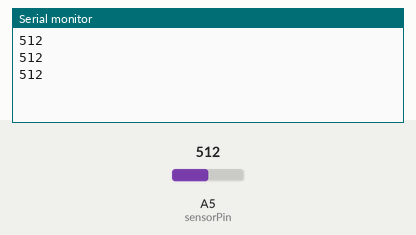
Simulated run of this sketch. Board: Arduino Uno, built with avr-gcc and run on an emulated ATmega328P. Parts: the last lines printed to the serial monitor. The inputs (shaded band) are chosen by the test bench; at power-on: A5 (sensorPin) = 512.

Above: at 1.2 s.
1.3 s: A5 (sensorPin) set to 716
At 1.86 s:
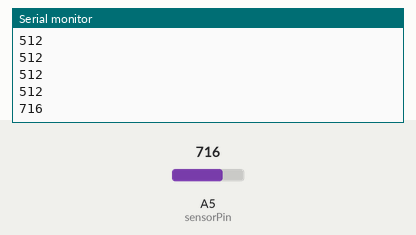
2.8 s: A5 (sensorPin) set to 900
At 3.06 s:
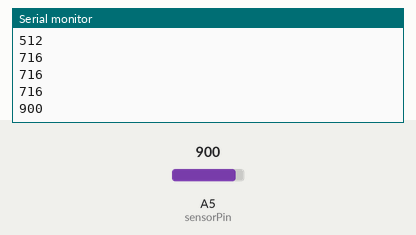
Timing chart, 0 to 5.8 s (numbered marks = the images above; inputs shaded):
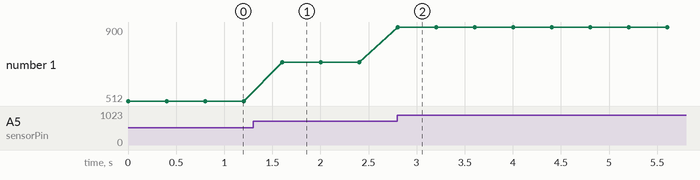

The sketch:

test_photodiode.ino
```cpp
int lightInit;  // initial value
int lightVal;   // light reading

//cosntants for the pins where sensors are plugged into.
const int sensorPin = 19;

void setup()
{
  // We'll set up the LED pin to be an output.
  lightInit = analogRead(sensorPin);
  //we will take a single reading from the light sensor and store it in the lightCal        //variable. This will give us a prelinary value to compare against in the loop
  Serial.begin(9600);
}

void loop() {
  // put your main code here, to run repeatedly:
  lightVal = analogRead(sensorPin); // read the current light levels
  Serial.println(lightVal);
  delay(400);
}
```

Measured:
- after the input at 1.3 s, the serial monitor: prints a new line after 0.30 s (image 1)
- after the input at 2.8 s, the serial monitor: prints a new line at once (image 2)
- plotted number 1: 512 → 716 after the input at 1.3 s, 716 → 900 after the input at 2.8 s
